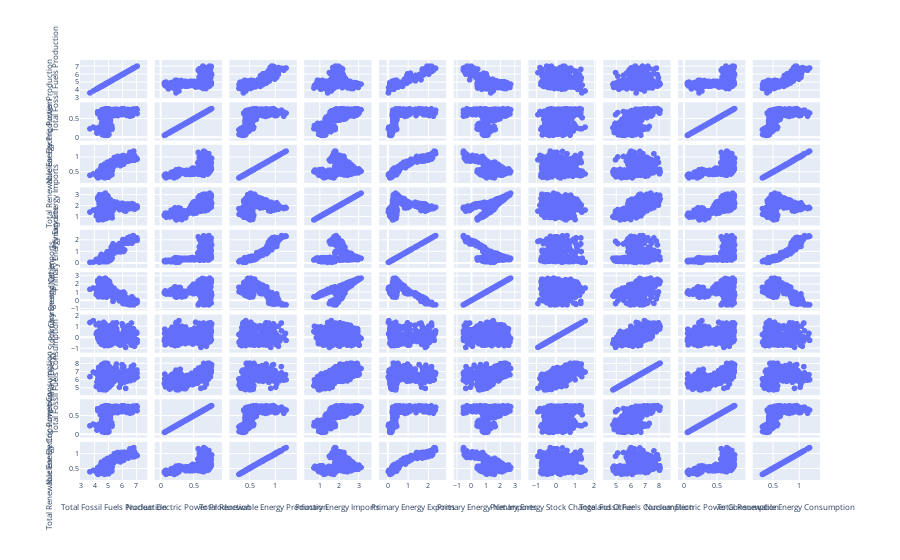

Notebook code cell kept with this figure:
### Markdown cell above
&#9989; **Question 2.6 (1 point)**: Let's look at some correlations. Print the correlation matrix for this dataset

### Code cell
import plotly.express as px
from matplotlib import pyplot as plt
import seaborn as sb

fig1=px.scatter_matrix(nf)
fig1.update_layout(font=dict(size=7))
fig1.show()

### Figure 1 — Plotly figure (JSON) as saved in the notebook; plotly's stock layout.template omitted (floating-point values rounded to 4 significant figures; data arrays with more than 128 entries replaced by an {"elided": "..."} marker saying what was removed)
{"data": [{"dimensions": [{"axis": {"matches": true}, "label": "Total Fossil Fuels Production", "values": {"elided": "594 float values"}}, {"axis": {"matches": true}, "label": "Nuclear Electric Power Production", "values": {"elided": "594 float values"}}, {"axis": {"matches": true}, "label": "Total Renewable Energy Production", "values": {"elided": "594 float values"}}, {"axis": {"matches": true}, "label": "Primary Energy Imports", "values": {"elided": "594 float values"}}, {"axis": {"matches": true}, "label": "Primary Energy Exports", "values": {"elided": "594 float values"}}, {"axis": {"matches": true}, "label": "Primary Energy Net Imports", "values": {"elided": "594 float values"}}, {"axis": {"matches": true}, "label": "Primary Energy Stock Change and Other", "values": {"elided": "594 float values"}}, {"axis": {"matches": true}, "label": "Total Fossil Fuels Consumption", "values": {"elided": "594 float values"}}, {"axis": {"matches": true}, "label": "Nuclear Electric Power Consumption", "values": {"elided": "594 float values"}}, {"axis": {"matches": true}, "label": "Total Renewable Energy Consumption", "values": {"elided": "594 float values"}}], "hovertemplate": "%{xaxis.title.text}=%{x}<br>%{yaxis.title.text}=%{y}<extra></extra>", "legendgroup": "", "marker": {"color": "#636efa", "symbol": "circle"}, "name": "", "showlegend": false, "type": "splom"}], "layout": {"dragmode": "select", "font": {"size": 7}, "legend": {"tracegroupgap": 0}, "margin": {"t": 60}}}
